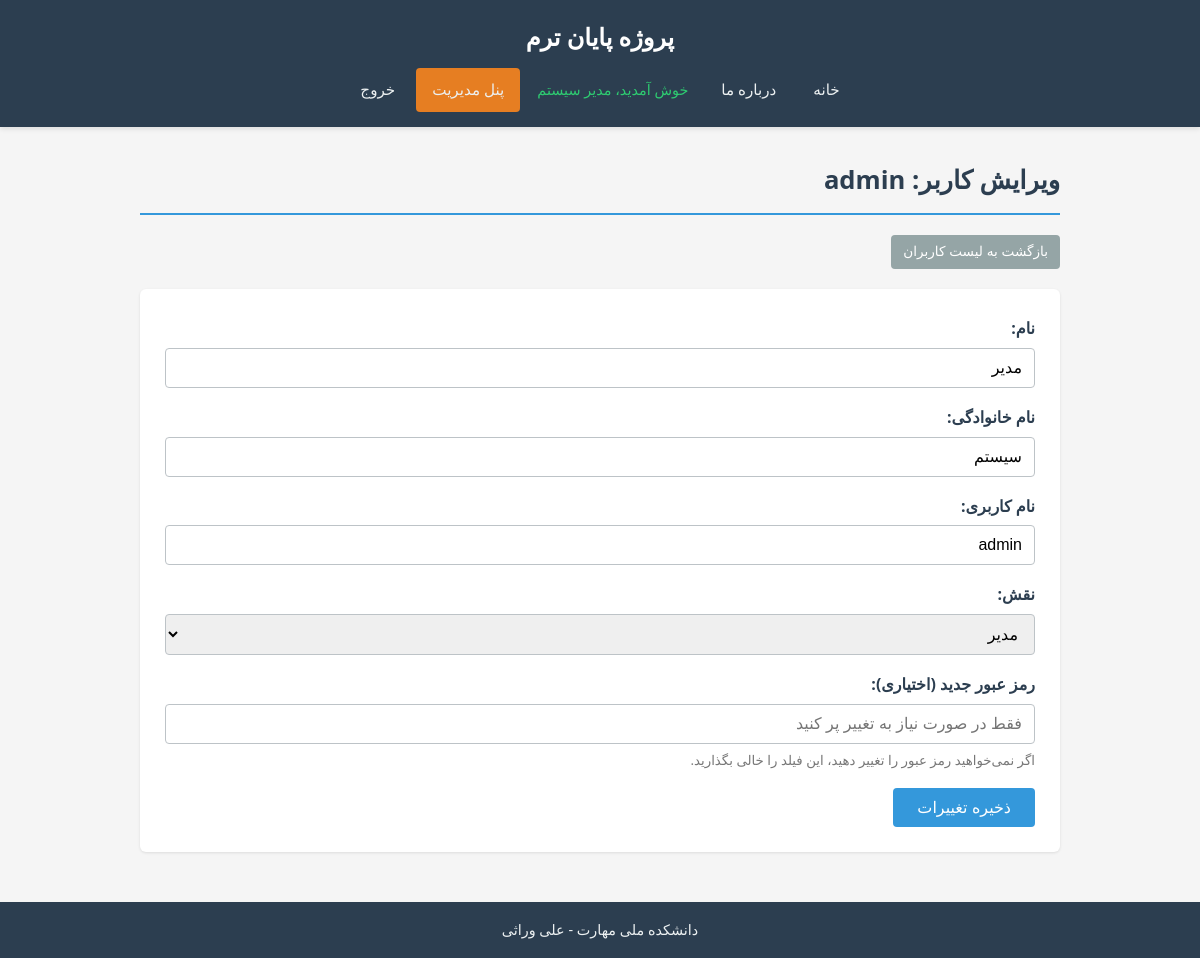
/admin/edit_user.php?id=1 (signed in), run on the app's committed database.
### tables this page shows
CREATE TABLE users (
        id INTEGER PRIMARY KEY AUTOINCREMENT,
        first_name TEXT NOT NULL,
        last_name TEXT NOT NULL,
        username TEXT NOT NULL UNIQUE,
        password TEXT NOT NULL,
        role TEXT NOT NULL DEFAULT 'user'
    );

### admin/edit_user.php (the view, shortened to what this page needs)
<?php
require_once __DIR__ . '/../includes/db.php';
$userId = isset($_GET['id']) ? (int) $_GET['id'] : 0;
$stmt = $pdo->prepare("SELECT * FROM users WHERE id = ?");
$stmt->execute([$userId]);
$user = $stmt->fetch(PDO::FETCH_ASSOC);
require_once __DIR__ . '/../includes/header.php';
?>
<h2 class="page-title">ویرایش کاربر: <?php echo htmlspecialchars($user['username']); ?></h2>
<a href="/admin/users.php" class="btn btn-secondary btn-small" style="margin-bottom: 20px;">بازگشت به لیست کاربران</a>
<div class="card">
    <form method="POST" action="/admin/edit_user.php?id=<?php echo $userId; ?>">
        <div class="form-group">
            <label for="first_name">نام:</label>
            <input type="text" id="first_name" name="first_name"
                   value="<?php echo htmlspecialchars($user['first_name']); ?>" required>
        </div>
        <div class="form-group">
            <label for="last_name">نام خانوادگی:</label>
            <input type="text" id="last_name" name="last_name"
                   value="<?php echo htmlspecialchars($user['last_name']); ?>" required>
        </div>
        <div class="form-group">
            <label for="username">نام کاربری:</label>
            <input type="text" id="username" name="username"
                   value="<?php echo htmlspecialchars($user['username']); ?>" required>
        </div>
        <div class="form-group">
            <label for="role">نقش:</label>
            <select id="role" name="role">
                <option value="admin" <?php echo $user['role'] === 'admin' ? 'selected' : ''; ?>>مدیر</option>
            </select>
        </div>
        <div class="form-group">
            <label for="password">رمز عبور جدید (اختیاری):</label>
            <input type="password" id="password" name="password"
                   placeholder="فقط در صورت نیاز به تغییر پر کنید">
            <small style="color: #777; display: block; margin-top: 5px;">
                اگر نمی‌خواهید رمز عبور را تغییر دهید، این فیلد را خالی بگذارید.
            </small>
        </div>
        <button type="submit" class="btn btn-primary">ذخیره تغییرات</button>
    </form>
</div>
<?php
require_once __DIR__ . '/../includes/footer.php';
?>

### css/style.css (style rules this page uses)
* { margin: 0; padding: 0; box-sizing: border-box; }
body { font-family: Tahoma, 'Segoe UI', Arial, sans-serif; background-color: #f5f5f5; color: #333; direction: rtl; line-height: 1.8; min-height: 100vh; display: flex; flex-direction: column; }
a { text-decoration: none; color: inherit; }
.page-title { font-size: 1.6em; color: #2c3e50; margin-bottom: 20px; padding-bottom: 10px; border-bottom: 2px solid #3498db; }
.form-group { margin-bottom: 15px; }
.form-group label { display: block; margin-bottom: 5px; font-weight: bold; color: #2c3e50; }
.form-group input, .form-group textarea, .form-group select { width: 100%; padding: 10px 12px; border: 1px solid #bdc3c7; border-radius: 4px; font-size: 1em; font-family: Tahoma, Arial, sans-serif; direction: rtl; }
.btn { display: inline-block; padding: 10px 24px; border: none; border-radius: 4px; font-size: 1em; font-family: Tahoma, Arial, sans-serif; cursor: pointer; transition: background-color 0.3s; text-align: center; }
.btn-primary { background-color: #3498db; color: #fff; }
.btn-secondary { background-color: #95a5a6; color: #fff; }
.btn-small { padding: 5px 12px; font-size: 0.85em; }
.card { background-color: #fff; border-radius: 6px; padding: 25px; margin-bottom: 20px; box-shadow: 0 1px 3px rgba(0, 0, 0, 0.1); }

### data on the page
users: username "admin", first_name "مدیر", last_name "سیستم", role "مدیر"

### other printed values
$_SESSION['user_name'] "مدیر سیستم"
